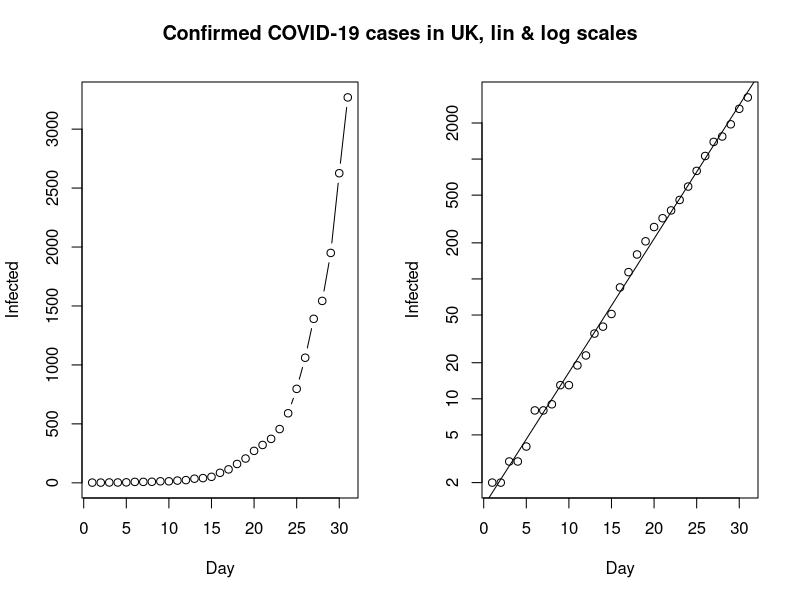
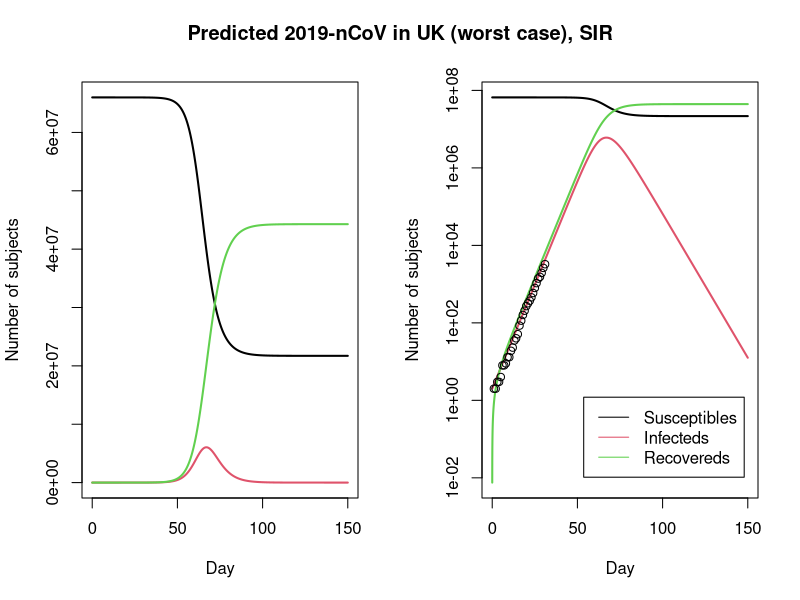

Write R code to recreate these figures, in order.
#install.packages("ggplot2")
#library(ggplot2)
#install.packages("tidyverse")
install.packages("purrr")

library(tidyr)

#install.packages("deSolve")

library(purrr)

library(dplyr)

#theme_minimal()

# Germany
# Infected <- c(16, 18, 21, 26, 53, 66, 117, 150, 188, 240, 349, 534, 684, 847, 1112, 1460, 1884, 2369, 3062, 3795, 4838, 6012, 7156, 8198, 10999)

#China
#Infected <- c(45, 62, 121, 198, 291, 440, 571, 830, 1287, 1975, 2744, 4515)

# UK
Infected <- c(2,2,3,3,4,8,8,9,13,13,19,23,35,40,51,85,114,160,206,271,321,373,456,590,797,1061,1391,1543,1950,2626,3269)

# SW
# Infected <- c(0,0,0,0,0,0,0,0,0,1,1,1,1,1,1,1,1,1,1,1,1,1,1,1,1,1,1,1,1,1,1,1,1,1,1,2,7,7,12,14,15,21,35,94,101,161,203,248,355,500,599,814,961,1022,1103,1190,1279,1439,1639,1763,1934,2046,2286,2526,2840,3069,3447,3700,4028,4435,4947,5568,6131,6443,6830,7206,7693,8419,8419)

# FR
# Infected <- c(0,0,2,3,3,3,4,5,5,5,6,6,6,6,6,6,6,11,11,11,11,11,11,11,12,12,12,12,12,12,12,12,12,12,14,18,38,57,100,130,191,204,285,377,653,949,1126,1209,1784,2281,2281,3661,4469,4499,6633,7652,9043,10871,12612,14282,16018,19856,22304,25233,29155,32964,37575,40174,44550,52128,56989,59105,64338,89953,92839,98010,109069,112950,112950)

# RW
#Infected <- c(0,0,0,0,0,0,0,0,0,0,0,0,0,0,0,0,0,0,0,0,0,0,0,0,0,0,0,0,0,0,0,0,0,0,0,0,0,0,0,0,0,0,0,0,0,0,0,0,0,0,0,0,1,1,5,7,8,8,17,17,19,36,40,41,50,54,60,70,70,75,82,84,89,102,104,105,105,110,110)
Day <- 1:(length(Infected)) # length of the infection period
N <- 66000000 # pupulation of the UK
#N <- 10230000 # pupulation of the SW
#N <- 66990000 # pupulation of the FR
#N <- 12210000 # pupulation of the RW

old <- par(mfrow = c(1, 2))
#plot(Day, Infected, type ="b") # bubbles
plot(Day, Infected, type ="b")
plot(Day, Infected, log = "y") # type b by default
abline(lm(log10(Infected) ~ Day))
title("Confirmed COVID-19 cases in UK, lin & log scales", outer = TRUE, line = -2)

## Let's extrapolate to maybe 90 days, via epidemiologic modeling
SIR <- function(time, state, parameters) {
  par <- as.list(c(state, parameters))
  with(par, {
    dS <- -beta/N * I * S
    dI <- beta/N * I * S - gamma * I
    dR <- gamma * I
    list(c(dS, dI, dR))
  })
}

#SIR <- function(t, y, parms) { # SIR <- function(time, state, parameters), with time=t, state=y
#  beta <- parms[1]
#  gamma <- parms[2]
#  S <- y[1]
#  I <- y[2]
#  R <- y[3]
#  return(list(c(S = -beta/N * S * I, I = beta/N * S * I - gamma * I, gamma * I)))
#}

library(deSolve)
init <- c(S = N-Infected[1], I = Infected[1], R = 0)
RSS <- function(parameters) {
  names(parameters) <- c("beta", "gamma")
  out <- ode(y = init, times = Day, func = SIR, parms = parameters)
  fit <- out[ , 3]
  sum((Infected - fit)^2)
}

# general optimazion nethod based on Nelder-Mead
# https://en.wikipedia.org/wiki/Nelder%E2%80%93Mead_method
Opt <- optim(c(0.5, 0.5), RSS, method = "L-BFGS-B", lower = c(0, 0), upper = c(1, 1)) # optimize with some sensible conditions
Opt$message
## [1] "CONVERGENCE: REL_REDUCTION_OF_F <= FACTR*EPSMCH"
# OR
## [1] "CONVERGENCE: NORM OF PROJECTED GRADIENT <= PGTOL"

Opt_par <- setNames(Opt$par, c("beta", "gamma"))
print(Opt_par)
#      beta     gamma 
# 0.6235803 0.3764198 
# with beta, β (infection rate) = rate of contacts per time unit (say day) an infected individual meets a specific other person in the population
# and 
# and base reproduction rate R_0 = beta*N/gamma
# and incubation (or infection) period gamma = constant recovery rate γ
# where γ = 1/D, with D the incubation period (days)

## Note. these results for beta and gamma differ highly from what is expected theoritically
# i.e beta <- 4.5e-07 and gamma <- 1/5 from previous studies
# sources: https://staff.math.su.se/hoehle/blog/2020/03/16/flatteningthecurve.html

# R0 for the beta and gamma values
# Altogether, this leads to an R0 of 2.25, which roughly corresponds to the R0 of SARS-CoV-2
#R0 <- Opt_par["beta"]*N/Opt_par["gamma"]
R0 <- Opt_par["beta"]/Opt_par["gamma"] # R0/N
print(R0)
# 1.656609


# Grid where to evaluate
max_time <- 150 # here predictions up to 150 days, i.e + (length(Day)-max_time) beyond length(Day)
times <- seq(0, max_time, by=0.01)

# time in days, prediction to up to 90 days (highly unlikely fact will confirm the hypothesis though)
#fit <- data.frame(ode(y = init, times = t, func = SIR, parms = Opt_par))
fit <- data.frame(ode(y = init, times = times, func = SIR, parms = Opt_par))
col <- 1:3 # colour
print(fit)


#sink('fit0_09042020.txt'); fit; sink()
#write.csv(fit, "fit0_09042020.csv")

#matplot(fit$time, fit[ , 2:4], type = "l", xlab = "Day", ylab = "Number of subjects", lwd = 2, lty = 1, col = col, log = "y")
matplot(fit$time, fit[ , 2:4], type = "l", xlab = "Day", ylab = "Number of subjects", lwd = 2, lty = 1, col = col)
matplot(fit$time, fit[ , 2:4], type = "l", xlab = "Day", ylab = "Number of subjects", lwd = 2, lty = 1, col = col, log = "y")
#title("Infected Cases 2019-nCoV in UK (worst case), SIR model", outer = TRUE, line = -2)

points(Day, Infected)
legend("bottomright", c("Susceptibles", "Infecteds", "Recovereds"), lty = 1, lwd = 1, col = col, inset = 0.05)
title("Predicted 2019-nCoV in UK (worst case), SIR", outer = TRUE, line = -2)


# Function to compute the final size.
s_inf <- function(R0) {
  f_target <- function(x) { x - exp(-R0*(1-x)) }
  result <- uniroot(f_target, lower=1e-12, upper=1-1e-12)$root
  return(result)
}

# Final proportion of infected.
1 - s_inf(R0)
# [1] 0.6709214

## We can use the above equation to verify that the larger $R_0$, the larger is the final size of the outbreak:
R0_grid <- c(1.25, 1.5, 1.75,2, 2.25, 2.5, 3)
map_dbl( R0_grid, ~ 1-s_inf(.x)) %>% setNames(R0_grid) %>% scales::percent(accuracy=1)
#1.25   1.5  1.75     2  2.25   2.5     3 
#"37%" "58%" "71%" "80%" "85%" "89%" "94%"
